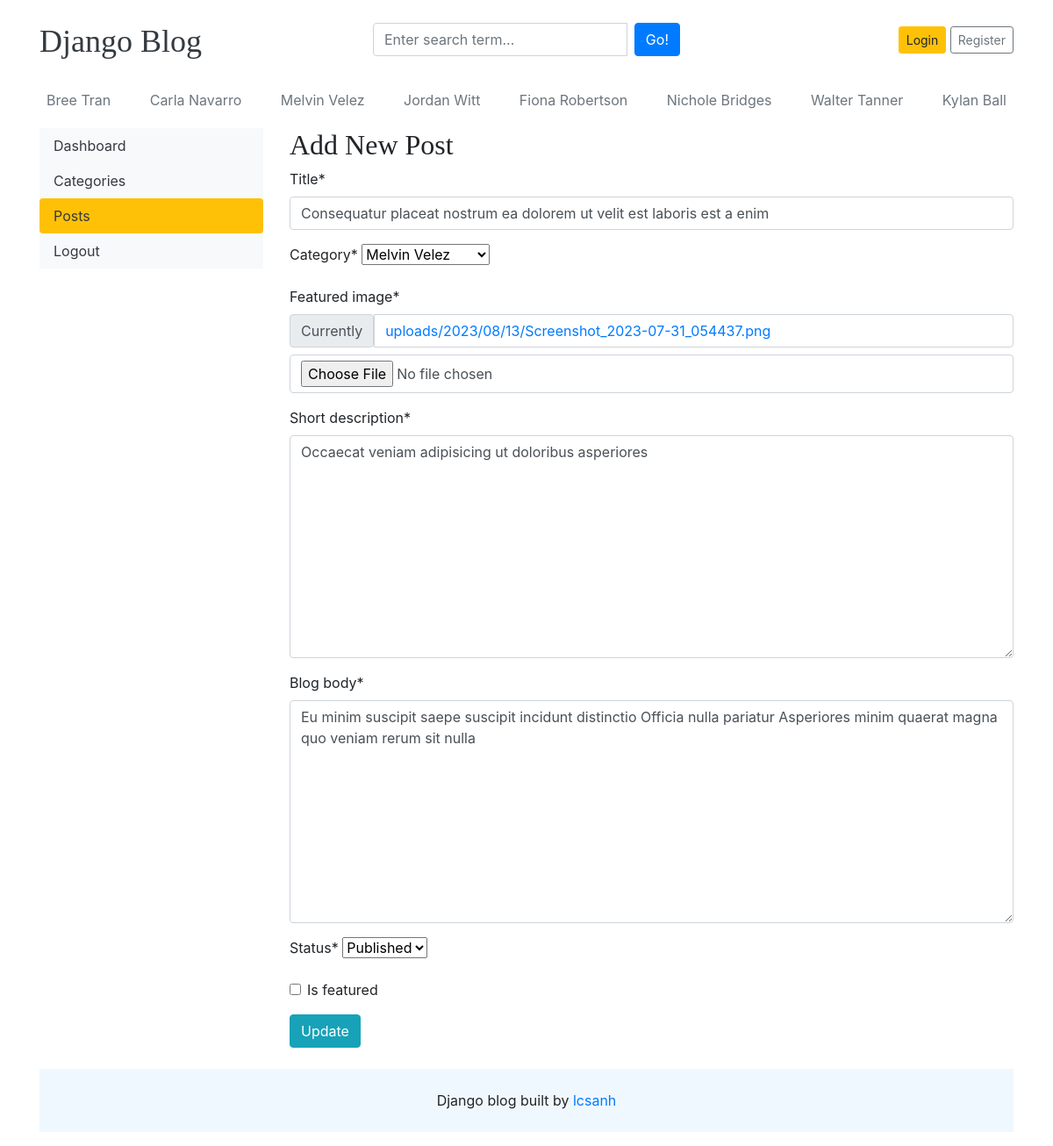
Page /dashboard/posts/edit/1/ on the committed database.
### blogs/models.py (models this page shows, shortened)
class Category(models.Model):
    category_name = models.CharField(max_length=100, unique=True)
    create_at = models.DateTimeField(auto_now_add=True)
    update_at = models.DateTimeField(auto_now=True)
    class Meta:
        verbose_name_plural = 'categories'
    def __str__(self):
        return self.category_name

class Blog(models.Model):
    title = models.CharField(max_length=250)
    slug = models.SlugField(max_length=150, unique=True, blank=True)
    category = models.ForeignKey(Category, on_delete=models.CASCADE)
    author = models.ForeignKey(User, on_delete=models.CASCADE)
    featured_image = models.ImageField(upload_to='uploads/%Y/%m/%d')
    short_description = models.TextField(max_length=500)
    blog_body = models.TextField(max_length=2000)
    status = models.CharField(
        max_length=20, choices=STATUS_CHOICES, default="Draft")
    is_featured = models.BooleanField(default=False)
    create_at = models.DateTimeField(auto_now_add=True)
    update_at = models.DateTimeField(auto_now=True)

### dashboards/views.py (the view, shortened to what this page needs)
# urls.py: path('posts/edit/<int:pk>/', views.edit_post, name='edit_post'),
def edit_post(request, pk):
    post = get_object_or_404(Blog, pk=pk)
    form = BlogPostForm(instance=post)
    context = {"post": post, "form": form}
    return render(request, "dashboard/edit_post.html", context)

### dashboards/forms.py
class BlogPostForm(forms.ModelForm):
    class Meta:
        model = Blog
        fields = ('title', 'category', 'featured_image',
                  'short_description', 'blog_body', 'status', 'is_featured')

### blogs/context_processor.py (called while the page is built)
def get_categories(request):
    categories = Category.objects.all()
    return dict(categories=categories)

### templates/dashboard/edit_post.html (shortened to what this page needs)
{% extends 'base.html' %}
{% load crispy_forms_tags %}
{% block content %}
<div class="row">
  {% include 'dashboard/sidebar.html' %}
  <div class="col-md-9">
    <h2>Add New Post</h2>
    <form action="{% url 'edit_post' post.id %}" method="POST" enctype="multipart/form-data">
      {{ form | crispy }}
      <button type="submit" class="btn btn-info">Update</button>
    </form>
    <br/>
  </div>
</div>
{% endblock content %}

### templates/base.html (shortened to what this page needs)
{% load static %}
<!DOCTYPE html>
<html lang="en">
  <head>
    <link href="https://getbootstrap.com/docs/4.0/dist/css/bootstrap.min.css" rel="stylesheet" />
    <link href="{% static 'css/blog.css' %}" rel="stylesheet" />
    <link rel="stylesheet" href="https://cdnjs.cloudflare.com/ajax/libs/font-awesome/4.7.0/css/font-awesome.css" />
  </head>
  <body>
    <div class="container">
      <header class="blog-header py-3">
        <div class="row flex-nowrap justify-content-between align-items-center">
          <div class="col-4 pt-1">
            <a class="blog-header-logo text-dark" href="/">Django Blog</a>
          </div>
          <div class="col-4">
            <form action="{%url 'search' %}" method="GET">
              <div class="input-group">
                <input class="form-control" type="text" name="keyword" placeholder="Enter search term..." aria-label="Enter search term..." aria-describedby="button-search" />
                <button type="submit" class="btn btn-primary ml-2" id="button-search" type="button">Go!</button>
            </div>
            </form>
          </div>
          <div class="col-4 d-flex justify-content-end align-items-center">
            {% if not user.is_authenticated %}
            <a class="btn btn-sm btn-warning" href="{% url 'login' %}">Login</a> &nbsp;
            <a class="btn btn-sm btn-outline-secondary" href="{% url 'register' %}">Register</a>
            {% else %}
            <span style="margin-right: 8px;" >Welcome, {{ user }}</span>
            <a class="btn btn-sm btn-warning" href="{% url 'logout' %}">Logout</a> &nbsp;
            {% endif %}
          </div>
        </div>
      </header>
      <div class="nav-scroller py-1 mb-2">
        <nav class="nav d-flex justify-content-between">
          {% for category in categories %}
            <a class="p-2 text-muted" href="{% url 'posts_by_category' category.id %}">{{ category.category_name }}</a>
          {% endfor %}
        </nav>
      </div>
<div style="min-height:66vh;">
  {% block content %}{% endblock content %}
</div>
    <footer class="blog-footer">
      <p style="
      display: flex;
      justify-content: center;
      align-items: center;
      background: aliceblue;
      padding: 24px 0;" >Django blog built by&nbsp;<a href="#">lcsanh</a></p>
    </footer>
  </body>
</html>

### blog_main/static/css/blog.css (style rules this page uses)
.blog-header-logo { font-family: "Playfair Display", Georgia, "Times New Roman", serif ; font-size: 2.25rem; }
h1, h2, h3, h4, h5, h6 { font-family: "Playfair Display", Georgia, "Times New Roman", serif ; }

### rows in the picture
Category: category_name "Bree Tran"
Category: category_name "Carla Navarro"
Category: category_name "Melvin Velez"
Category: category_name "Jordan Witt"
Category: category_name "Fiona Robertson"
Category: category_name "Nichole Bridges"
Category: category_name "Walter Tanner"
Category: category_name "Kylan Ball"
Blog: title "Consequatur placeat nostrum ea dolorem ut velit est laboris est a enim", category "Melvin Velez", short_description "Occaecat veniam adipisicing ut doloribus asperiores", blog_body "Eu minim suscipit saepe suscipit incidunt distinctio Officia nulla pariatur Asperiores minim quaerat magna quo veniam rerum sit nulla", status "Published"
